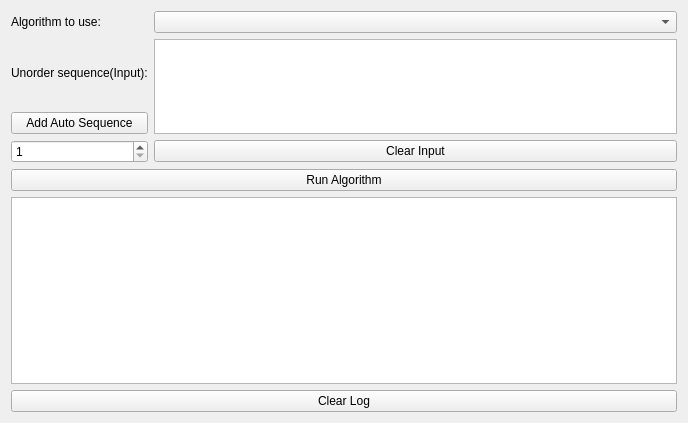
<?xml version="1.0" encoding="UTF-8"?>
<ui version="4.0">
 <class>frmSort</class>
 <widget class="QWidget" name="frmSort">
  <property name="geometry">
   <rect>
    <x>0</x>
    <y>0</y>
    <width>688</width>
    <height>423</height>
   </rect>
  </property>
  <property name="windowTitle">
   <string>Form</string>
  </property>
  <layout class="QVBoxLayout" name="verticalLayout">
   <item>
    <layout class="QGridLayout" name="gridLayout">
     <item row="2" column="0">
      <widget class="QPushButton" name="cmdGenerate">
       <property name="text">
        <string>Add Auto Sequence</string>
       </property>
      </widget>
     </item>
     <item row="3" column="0">
      <widget class="QSpinBox" name="spnInput">
       <property name="minimum">
        <number>1</number>
       </property>
       <property name="maximum">
        <number>1000000</number>
       </property>
       <property name="singleStep">
        <number>1000</number>
       </property>
       <property name="value">
        <number>1</number>
       </property>
      </widget>
     </item>
     <item row="1" column="0">
      <widget class="QLabel" name="label">
       <property name="text">
        <string>Unorder sequence(Input):</string>
       </property>
      </widget>
     </item>
     <item row="1" column="1" rowspan="2">
      <widget class="QPlainTextEdit" name="txtInput">
       <property name="maximumSize">
        <size>
         <width>16777215</width>
         <height>100</height>
        </size>
       </property>
      </widget>
     </item>
     <item row="3" column="1">
      <widget class="QPushButton" name="cmdClearInput">
       <property name="text">
        <string>Clear Input</string>
       </property>
      </widget>
     </item>
     <item row="0" column="1">
      <widget class="QComboBox" name="cmbAlgorithm"/>
     </item>
     <item row="0" column="0">
      <widget class="QLabel" name="label_2">
       <property name="text">
        <string>Algorithm to use:</string>
       </property>
      </widget>
     </item>
    </layout>
   </item>
   <item>
    <widget class="QPushButton" name="cmdRun">
     <property name="text">
      <string>Run Algorithm</string>
     </property>
    </widget>
   </item>
   <item>
    <layout class="QVBoxLayout" name="vLyLog">
     <item>
      <widget class="QPlainTextEdit" name="txtLog">
       <property name="maximumSize">
        <size>
         <width>16777215</width>
         <height>16777215</height>
        </size>
       </property>
      </widget>
     </item>
     <item>
      <widget class="QPushButton" name="cmdClear">
       <property name="text">
        <string>Clear Log</string>
       </property>
      </widget>
     </item>
    </layout>
   </item>
  </layout>
 </widget>
 <resources/>
 <connections/>
</ui>
